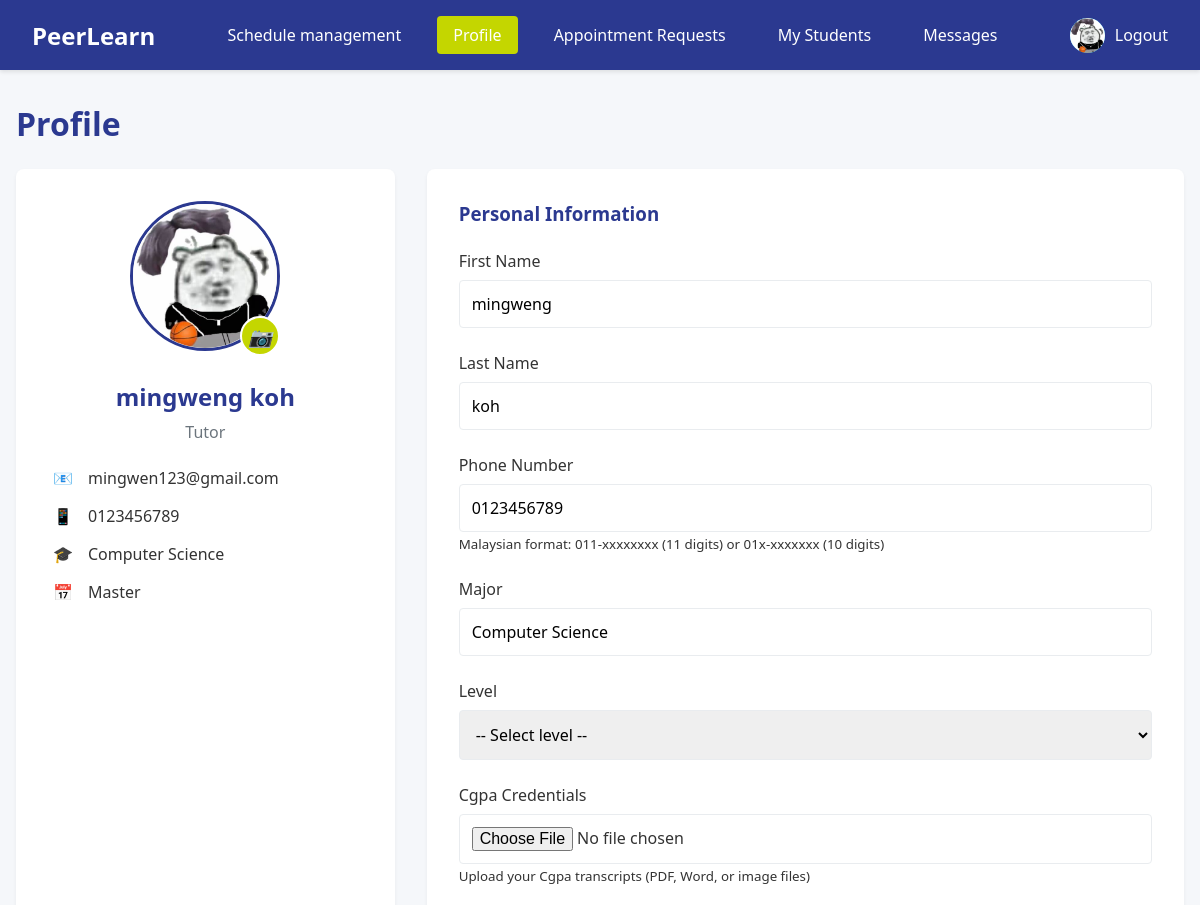
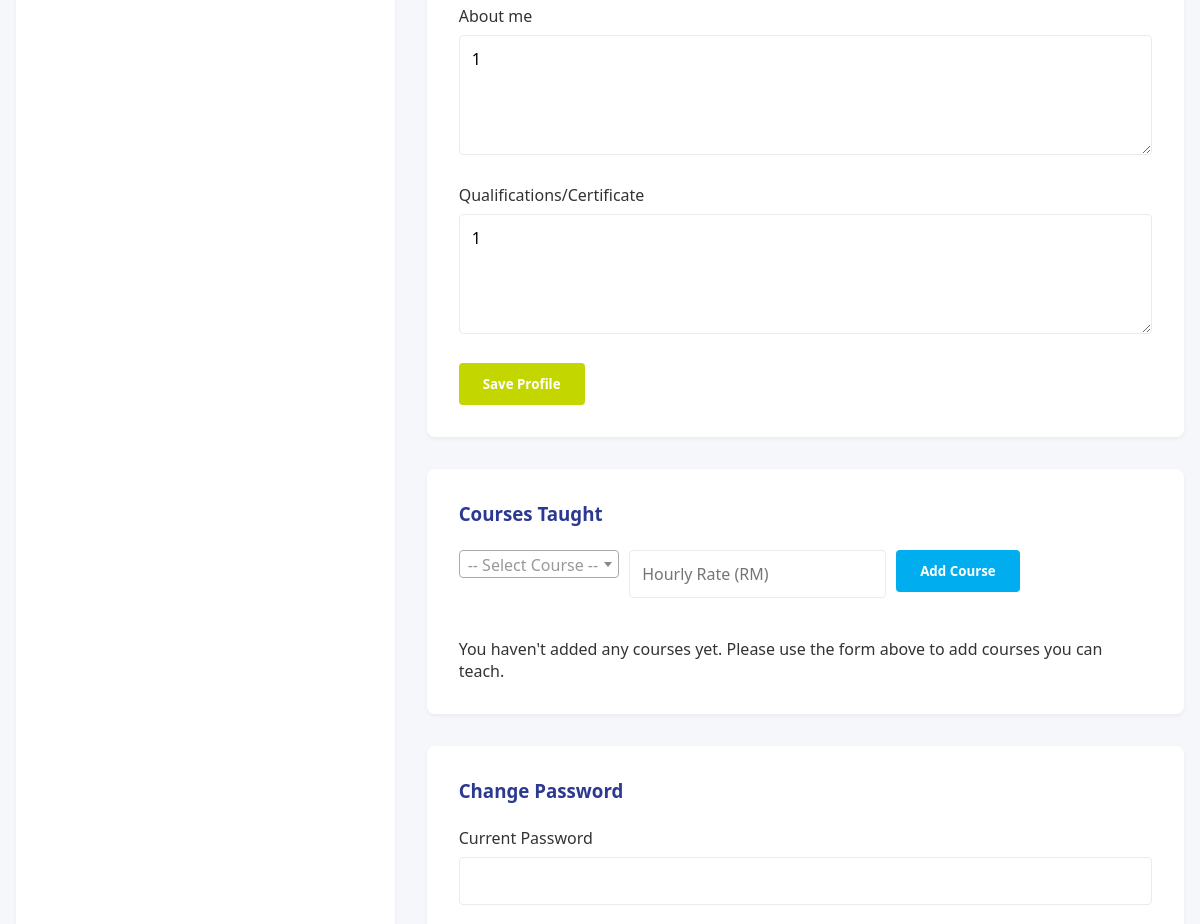
The app's page /tutor_profile.php (signed in, upper part), older data (2 pictures, top to bottom).
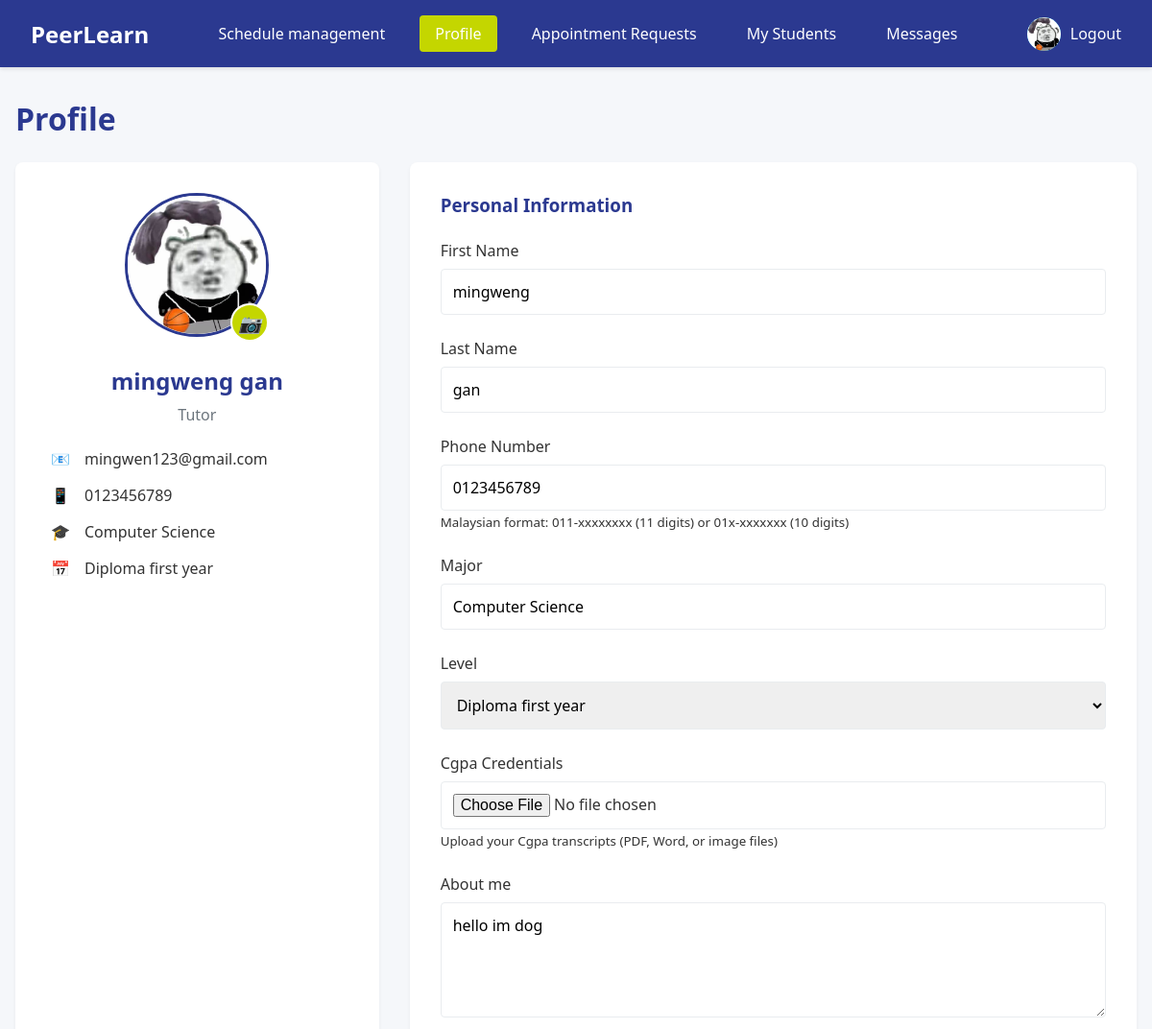
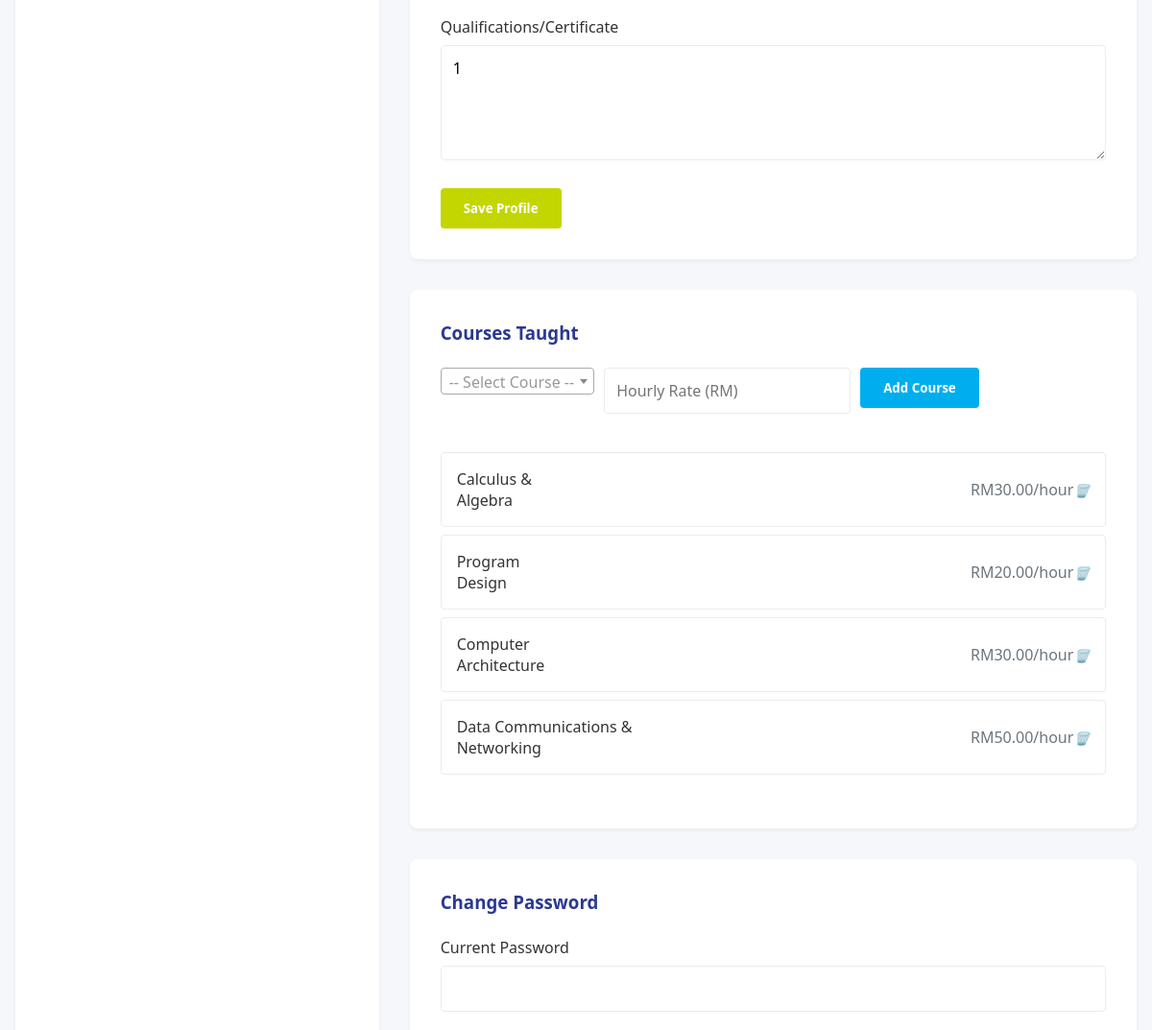
The same page, newer data (2 pictures, top to bottom).
### tables this page shows
CREATE TABLE `tutorprofile` (
  `user_id` int(11) NOT NULL,
  `major` varchar(100) DEFAULT NULL,
  `year` varchar(50) DEFAULT NULL,
  `bio` text DEFAULT NULL,
  `qualifications` text DEFAULT NULL,
  `is_verified` tinyint(1) DEFAULT 0,
  `rating` decimal(3,2) DEFAULT 0.00,
  `total_sessions` int(11) DEFAULT 0
);

CREATE TABLE `user` (
  `user_id` int(11) NOT NULL,
  `username` varchar(50) NOT NULL,
  `password` varchar(255) DEFAULT NULL,
  `email` varchar(100) NOT NULL,
  `role` enum('student','tutor','admin') NOT NULL,
  `first_name` varchar(50) NOT NULL,
  `last_name` varchar(50) NOT NULL,
  `phone` varchar(20) DEFAULT NULL,
  `profile_image` varchar(255) DEFAULT NULL,
  `is_active` tinyint(1) DEFAULT 1,
  `created_at` timestamp NOT NULL DEFAULT current_timestamp(),
  `last_login` datetime DEFAULT NULL
);

CREATE TABLE `tutorsubject` (
  `id` int(11) NOT NULL,
  `tutor_id` int(11) NOT NULL,
  `course_id` int(11) DEFAULT NULL,
  `hourly_rate` decimal(10,2) NOT NULL DEFAULT 0.00
);

CREATE TABLE `course` (
  `id` int(11) NOT NULL,
  `course_name` varchar(100) NOT NULL,
  `details` text DEFAULT NULL,
  `status` enum('active','inactive') DEFAULT 'active',
  `created_at` timestamp NOT NULL DEFAULT current_timestamp(),
  `updated_at` timestamp NOT NULL DEFAULT current_timestamp() ON UPDATE current_timestamp()
);

### tutor_profile.php (the view, shortened to what this page needs)
<?php
require_once 'db_connection.php';
$user_id = $_SESSION['user_id'];
$tutor_courses_query = "SELECT ts.*, c.course_name
                       FROM tutorsubject ts
                       JOIN course c ON ts.course_id = c.id
                       WHERE ts.tutor_id = ?";
$stmt = $conn->prepare($tutor_courses_query);
$stmt->bind_param("i", $user_id);
$stmt->execute();
$courses_result = $stmt->get_result();
$refresh_user_query = "SELECT u.*, tp.major, tp.year, tp.bio, tp.qualifications, tp.is_verified, cf.file_path as cgpa_file
                      FROM user u
                      LEFT JOIN tutorprofile tp ON u.user_id = tp.user_id
                      LEFT JOIN credential_file cf ON u.user_id = cf.user_id AND cf.file_type = 'cgpa'
                      WHERE u.user_id = ?";
$stmt = $conn->prepare($refresh_user_query);
$stmt->bind_param("i", $user_id);
$stmt->execute();
$result = $stmt->get_result();
$user = $result->fetch_assoc();
$stmt = $conn->prepare($tutor_courses_query);
$stmt->bind_param("i", $user_id);
$stmt->execute();
$courses_result = $stmt->get_result();
$tutor_courses = [];
while ($course = $courses_result->fetch_assoc()) {
    $tutor_courses[] = $course;
}
$first_name = $user['first_name'];
$last_name = $user['last_name'];
$email = $user['email'];
$phone = $user['phone'] ?? '';
$major = $user['major'] ?? '';
$year = $user['year'] ?? '';
$bio = $user['bio'] ?? '';
$qualifications = $user['qualifications'] ?? '';
$profile_image = $user['profile_image'] ?? '';
?>
<!DOCTYPE html>
<html lang="en">
<head>
    <link href="https://cdn.jsdelivr.net/npm/select2@4.1.0-rc.0/dist/css/select2.min.css" rel="stylesheet" />
</head>
<body>
    <nav class="navbar">
        <div class="logo">PeerLearn</div>
        <div class="nav-links">
            <a href="tutor_main_page.php">Schedule management</a>
            <a href="tutor_profile.php" class="active">Profile</a>
            <a href="tutor_requests.php">Appointment Requests
            </a>
            <a href="tutor_students.php">My Students</a>
            <a href="messages.php">Messages
            </a>
        </div>
        <div class="user-menu">
            <div class="user-avatar">
                <?php if($profile_image): ?>
                <img src="<?php echo htmlspecialchars($profile_image); ?>" alt="Profile">
                <?php else: ?>
                <?php echo strtoupper(substr($first_name, 0, 1)); ?>
                <?php endif; ?>
            </div>
            <a href="logout.php" style="color: white; text-decoration: none;">Logout</a>
        </div>
    </nav>
    <main>
        <h1 class="page-title">Profile</h1>
        <div class="profile-container">
            <div class="profile-sidebar">
                <div class="profile-image-container">
                    <?php if($profile_image): ?>
                    <img src="<?php echo htmlspecialchars($profile_image); ?>" alt="Profile" class="profile-image">
                    <?php else: ?>
                    <div class="profile-image-placeholder"><?php echo strtoupper(substr($first_name, 0, 1)); ?></div>
                    <?php endif; ?>
                    <label for="profile_image_upload" class="edit-profile-image">
                        <i>📷</i>
                    </label>
                </div>
                <h2 class="profile-name"><?php echo htmlspecialchars($first_name . ' ' . $last_name); ?></h2>
                <p class="profile-role">Tutor</p>
                <div class="profile-info">
                    <div class="info-item">
                        <div class="info-icon">📧</div>
                        <div class="info-text"><?php echo htmlspecialchars($email); ?></div>
                    </div>
                    <div class="info-item">
                        <div class="info-icon">📱</div>
                        <div class="info-text"><?php echo $phone ? htmlspecialchars($phone) : 'Not Set'; ?></div>
                    </div>
                    <div class="info-item">
                        <div class="info-icon">🎓</div>
                        <div class="info-text"><?php echo $major ? htmlspecialchars($major) : 'Not Set'; ?></div>
                    </div>
                    <div class="info-item">
                        <div class="info-icon">📅</div>
                        <div class="info-text"><?php echo $year ? htmlspecialchars($year) : 'Not Set'; ?></div>
                    </div>
                </div>
            </div>
            <div class="profile-content">
                <div class="profile-section">
                    <h3 class="section-title">Personal Information</h3>
                    <form action="" method="post" enctype="multipart/form-data">
                        <div class="form-group">
                            <label for="first_name">First Name</label>
                            <input type="text" class="form-control" id="first_name" name="first_name" value="<?php echo htmlspecialchars($first_name); ?>" required>
                        </div>
                        <div class="form-group">
                            <label for="last_name">Last Name</label>
                            <input type="text" class="form-control" id="last_name" name="last_name" value="<?php echo htmlspecialchars($last_name); ?>" required>
                        </div>
                        <div class="form-group">
                            <label for="phone">Phone Number</label>
                            <input type="tel" class="form-control" id="phone" name="phone" value="<?php echo htmlspecialchars($phone); ?>">
                            <small class="form-text text-muted">Malaysian format: 011-xxxxxxxx (11 digits) or 01x-xxxxxxx (10 digits)</small>
                        </div>
                        <div class="form-group">
                            <label for="major">Major</label>
                            <input type="text" class="form-control" id="major" name="major" value="<?php echo htmlspecialchars($major); ?>">
                        </div>
                        <div class="form-group">
                            <label for="year">Level</label>
                            <select class="form-control" id="year" name="year">
                                <option value="" <?php echo $year == '' ? 'selected' : ''; ?>>-- Select level --</option>
                                <option value="Diploma first year" <?php echo $year == 'Diploma first year' ? 'selected' : ''; ?>>Diploma first year</option>
                            </select>
                        </div>
                        <div class="form-group">
                            <label for="cgpa_file">Cgpa Credentials</label>
                            <input type="file" class="form-control" id="cgpa_file" name="cgpa_file" accept=".pdf,.doc,.docx,.jpg,.jpeg,.png">
                            <small class="form-text text-muted">Upload your Cgpa transcripts (PDF, Word, or image files)</small>
                        </div>
                        <div class="form-group">
                            <label for="bio">About me</label>
                            <textarea class="form-control" id="bio" name="bio" placeholder="Introduce yourself, including your teaching style, experience, etc."><?php echo htmlspecialchars($bio); ?></textarea>
                        </div>
                        <div class="form-group">
                            <label for="qualifications">Qualifications/Certificate</label>
                            <textarea class="form-control" id="qualifications" name="qualifications" placeholder="List your academic achievements, certifications, or relevant experience"><?php echo htmlspecialchars($qualifications); ?></textarea>
                        </div>
                        <button type="submit" class="btn">Save Profile</button>
                    </form>
                </div>
                <div class="profile-section">
                    <h3 class="section-title">Courses Taught</h3>
                    <form action="" method="post" class="add-subject-form">
                        <div class="form-group">
                        </div>
                        <div class="form-group">
                            <input type="number" name="hourly_rate" class="form-control" placeholder="Hourly Rate (RM)" min="1" step="1" required>
                        </div>
                        <div class="form-group">
                            <button type="submit" class="btn btn-secondary">Add Course</button>
                        </div>
                    </form>
                    <?php if(empty($tutor_courses)): ?>
                    <p>You haven't added any courses yet. Please use the form above to add courses you can teach.</p>
                    <?php else: ?>
                    <div class="subject-list">
                        <?php foreach($tutor_courses as $course): ?>
                        <div class="subject-item">
                            <div class="subject-info">
                                <div class="course-name"><?php echo htmlspecialchars($course['course_name']); ?> </div>
                            </div>
                            <td class="px-6 py-4 whitespace-nowrap hourly-rate-cell">
                                <div class="subject-rate">RM<?php echo number_format($course['hourly_rate'], 2); ?>/hour</div>
                            </td>
                            <div class="subject-actions">
                                <form action="" method="post" style="display: inline;">
                                    <button type="submit" onclick="return confirm('Are you sure you want to remove this course?')">
                                        <i>🗑️</i>
                                    </button>
                                </form>
                            </div>
                        </div>
                        <?php endforeach; ?>
                    </div>
                    <?php endif; ?>
                </div>
                <div class="profile-section">
                    <h3 class="section-title">Change Password</h3>
                    <form action="" method="post">
                        <div class="form-group">
                            <label for="current_password">Current Password</label>
                            <input type="password" class="form-control" id="current_password" name="current_password" required>
                        </div>
                    </form>
                </div>
            </div>
        </div>
    </main>
</body>
</html>

### tutor_profile.php (style rules this page uses)
:root { --primary: #2B3990; --secondary: #00AEEF; --accent: #C4D600; --light-gray: #f5f7fa; --gray: #e9ecef; --dark-gray: #6c757d; }
* { margin: 0; padding: 0; box-sizing: border-box; font-family: 'Segoe UI', Tahoma, Geneva, Verdana, sans-serif; }
body { background-color: var(--light-gray); color: #333; }
.navbar { background-color: var(--primary); color: white; padding: 1rem 2rem; display: flex; justify-content: space-between; align-items: center; box-shadow: 0 2px 4px rgba(0,0,0,0.1); }
.logo { font-weight: bold; font-size: 1.5rem; }
.nav-links { display: flex; gap: 20px; }
.nav-links a { color: white; text-decoration: none; padding: 0.5rem 1rem; border-radius: 4px; transition: background-color 0.3s; }
.nav-links a.active { background-color: var(--accent); color: white; }
.user-menu { display: flex; align-items: center; gap: 10px; }
.user-avatar { width: 35px; height: 35px; background-color: var(--secondary); border-radius: 50%; display: flex; align-items: center; justify-content: center; color: white; font-weight: bold; cursor: pointer; overflow: hidden; }
.user-avatar img { width: 100%; height: 100%; object-fit: cover; }
main { max-width: 1200px; margin: 2rem auto; padding: 0 1rem; }
.page-title { color: var(--primary); margin-bottom: 1.5rem; font-weight: 600; }
.profile-container { display: grid; grid-template-columns: 1fr 2fr; gap: 2rem; }
.profile-sidebar { background-color: white; border-radius: 8px; padding: 2rem; box-shadow: 0 2px 4px rgba(0,0,0,0.05); display: flex; flex-direction: column; align-items: center; }
.profile-image-container { position: relative; margin-bottom: 1.5rem; }
.profile-image { width: 150px; height: 150px; border-radius: 50%; object-fit: cover; border: 3px solid var(--primary); }
.edit-profile-image { position: absolute; bottom: 0; right: 0; width: 40px; height: 40px; background-color: var(--accent); border-radius: 50%; display: flex; align-items: center; justify-content: center; cursor: pointer; font-size: 1.2rem; border: 2px solid white; }
.profile-name { font-size: 1.5rem; font-weight: 600; margin-bottom: 0.5rem; color: var(--primary); text-align: center; }
.profile-role { color: var(--dark-gray); margin-bottom: 1.5rem; text-align: center; }
.profile-info { width: 100%; }
.info-item { display: flex; margin-bottom: 1rem; align-items: center; }
.info-icon { width: 30px; color: var(--primary); margin-right: 10px; text-align: center; }
.info-text { flex: 1; }
.profile-content { display: flex; flex-direction: column; gap: 2rem; }
.profile-section { background-color: white; border-radius: 8px; padding: 2rem; box-shadow: 0 2px 4px rgba(0,0,0,0.05); }
.section-title { color: var(--primary); margin-bottom: 1.5rem; font-weight: 600; display: flex; justify-content: space-between; align-items: center; }
.form-group { margin-bottom: 1.5rem; }
.form-group label { display: block; margin-bottom: 0.5rem; font-weight: 500; }
.form-control { width: 100%; padding: 0.75rem; border: 1px solid var(--gray); border-radius: 4px; font-size: 1rem; }
textarea.form-control { min-height: 120px; resize: vertical; }
.btn { background-color: var(--accent); color: white; border: none; padding: 0.75rem 1.5rem; border-radius: 4px; font-weight: 600; cursor: pointer; transition: background-color 0.3s; }
.btn-secondary { background-color: var(--secondary); }
.subject-list { margin-bottom: 1.5rem; }
.subject-item { display: flex; justify-content: space-between; align-items: center; padding: 1rem; border: 1px solid var(--gray); border-radius: 4px; margin-bottom: 0.5rem; }
.subject-rate { color: var(--dark-gray); text-align: right; width: 100%; display: inline-block; }
.subject-actions { display: flex; gap: 10px; }
.subject-actions button { background: none; border: none; cursor: pointer; color: var(--dark-gray); transition: color 0.3s; }
.add-subject-form { display: flex; flex-wrap: wrap; gap: 10px; margin-bottom: 1rem; }
.add-subject-form select, .add-subject-form input { flex: 1; padding: 0.75rem; border: 1px solid var(--gray); border-radius: 4px; font-size: 1rem; min-width: 150px; }

Row changes from the older to the newer data that the page shows:
changed tutorprofile "Computer Science": user_id.last_name "mingweng koh" → "mingweng gan"; year "Master" → "Diploma first year"; last_name "koh" → "gan"; year (not shown) → "Diploma first year"; bio "1" → "hello im dog"
added tutorsubject: course.course_name "Calculus & Algebra", hourly_rate "30.00"
added tutorsubject: course.course_name "Program Design", hourly_rate "20.00"
added tutorsubject: course.course_name "Computer Architecture", hourly_rate "30.00"
added tutorsubject: course.course_name "Data Communications & Networking", hourly_rate "50.00"
Text that changed along with them:
form field year: "-- Select level --" → (not shown)
text no longer shown: "You haven't added any courses yet. Please use the form above to add courses you can teach."
